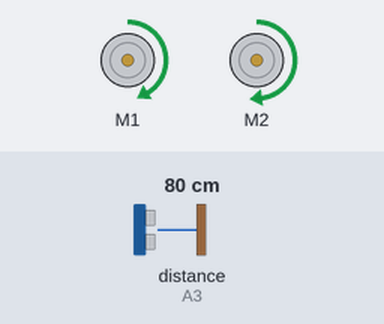
Simulated run of this sketch. Board: Arduino Uno, built with avr-gcc and run on an emulated ATmega328P. On the bench: 2 × DC motor (green arrow = forward, orange = backward, longer = faster). Wiring (inferred from the names in the program): ultrasonic range finder: trigger A5; echo A3. The inputs (shaded band) are chosen by the test bench; at power-on: distance to the obstacle (sensor on A3) 80 cm. The echo pulse lasts 58.3 µs per cm; what the sketch prints to the serial monitor is not drawn.

Above: at 1.2 s.
1.3 s: distance to the obstacle (sensor on A3) set to 2 cm
At 2.5 s:
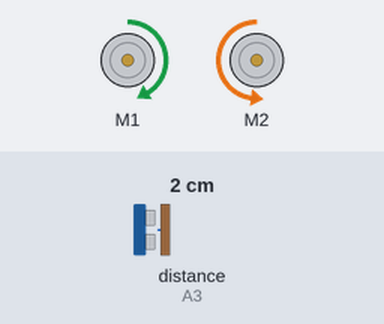
2.8 s: distance to the obstacle (sensor on A3) set to 18 cm
At 3.5 s:
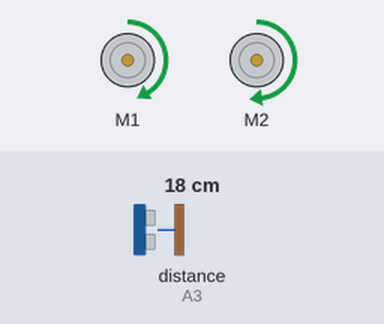
4.7 s: distance to the obstacle (sensor on A3) set to 4 cm
At 5.2 s:
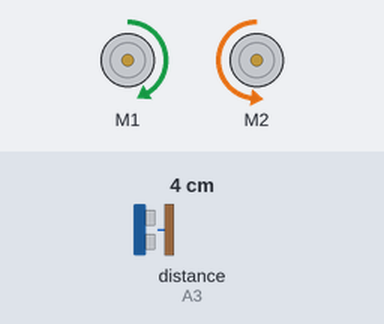
Timing chart, 0 to 7.7 s (numbered marks = the images above; inputs shaded):
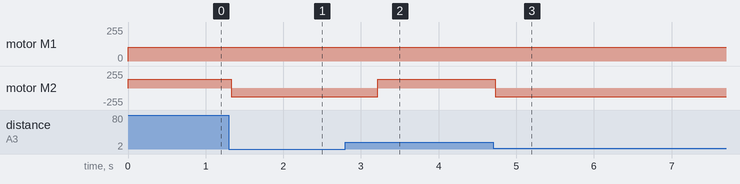

Measured:
- after the input at 1.3 s, motor M2: forward 130/255 → backward 130/255 at once
- after the input at 2.8 s, motor M2: backward 130/255 → forward 130/255 after 0.42 s
- after the input at 4.7 s, motor M2: forward 130/255 → backward 130/255 at once

The sketch:

WAR3works.ino
```cpp
#include <AFMotor.h> //import your motor shield library
#define trigPin A5// define the pins of your sensor
#define echoPin A3


AF_DCMotor motor1(1,MOTOR12_64KHZ); // set up motors.
AF_DCMotor motor2(2, MOTOR12_8KHZ);

void setup() {
  Serial.begin(9600); // begin serial communication
  Serial.println("Motor test!");
  pinMode(trigPin, OUTPUT);// set the trig pin to output (Send sound waves)
  pinMode(echoPin, INPUT);// set the echo pin to input (recieve sound waves)

  motor1.setSpeed(105); //set the speed of the motors, between 0-255
  motor2.setSpeed (130);
}

void moveStraight() {
  motor1.run(FORWARD);
  motor2.run(FORWARD);
  }

 void turn() {
  Serial.print ("Reorienting");
  motor1.run(FORWARD);
  motor2.run(BACKWARD);
  delay(450);
  }

void loop() {

  long duration, duration1, duration2, distance, distance1, distance2; // start the scan

  digitalWrite(trigPin, LOW);
  delayMicroseconds(2); // delays are required for a succesful sensor operation.
  digitalWrite(trigPin, HIGH);
  delayMicroseconds(5); //this delay is required as well!
  digitalWrite(trigPin, LOW);
  duration = pulseIn(echoPin, HIGH);
  distance = (duration/2) / 29.1;// convert the distance to centimeters.

 if (distance <= 15)/*if there's an obstacle 25 centimers, ahead, do the following: */ {
  Serial.print(duration);
  Serial.println ("Close Obstacle detected!" );
  Serial.println ("Obstacle Details:");
  Serial.print ("Distance From Robot is " );
  Serial.print ( distance);
  Serial.print ( " CM!");// print out the distance in centimeters.

  Serial.println (" \n ");
  turn();
}
  else {
   moveStraight();
}
}
```
